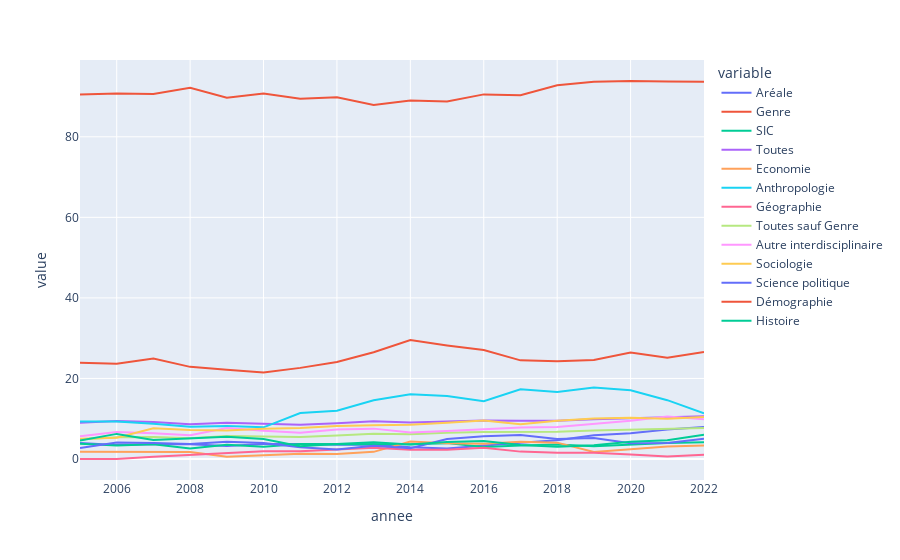

Here is the notebook cell this chart was saved with:
### Code cell
# Default parameters
fig

### Figure 1 — Plotly figure (JSON) as saved in the notebook; plotly's stock layout.template omitted (floating-point values rounded to 4 significant figures)
{"data": [{"hovertemplate": "variable=Aréale<br>annee=%{x}<br>value=%{y}<extra></extra>", "legendgroup": "Aréale", "line": {"color": "#636efa", "dash": "solid"}, "marker": {"symbol": "circle"}, "mode": "lines", "name": "Aréale", "orientation": "v", "showlegend": true, "type": "scatter", "x": [2005, 2006, 2007, 2008, 2009, 2010, 2011, 2012, 2013, 2014, 2015, 2016, 2017, 2018, 2019, 2020, 2021, 2022], "xaxis": "x", "y": [3.944, 3.491, 3.677, 3.666, 3.256, 3.73, 3.735, 3.511, 3.621, 2.946, 2.61, 3.372, 4.024, 4.664, 5.914, 6.374, 7.305, 7.972], "yaxis": "y"}, {"hovertemplate": "variable=Genre<br>annee=%{x}<br>value=%{y}<extra></extra>", "legendgroup": "Genre", "line": {"color": "#EF553B", "dash": "solid"}, "marker": {"symbol": "circle"}, "mode": "lines", "name": "Genre", "orientation": "v", "showlegend": true, "type": "scatter", "x": [2005, 2006, 2007, 2008, 2009, 2010, 2011, 2012, 2013, 2014, 2015, 2016, 2017, 2018, 2019, 2020, 2021, 2022], "xaxis": "x", "y": [90.51, 90.75, 90.63, 92.17, 89.7, 90.76, 89.45, 89.82, 87.91, 89.03, 88.78, 90.53, 90.34, 92.78, 93.64, 93.86, 93.73, 93.68], "yaxis": "y"}, {"hovertemplate": "variable=SIC<br>annee=%{x}<br>value=%{y}<extra></extra>", "legendgroup": "SIC", "line": {"color": "#00cc96", "dash": "solid"}, "marker": {"symbol": "circle"}, "mode": "lines", "name": "SIC", "orientation": "v", "showlegend": true, "type": "scatter", "x": [2005, 2006, 2007, 2008, 2009, 2010, 2011, 2012, 2013, 2014, 2015, 2016, 2017, 2018, 2019, 2020, 2021, 2022], "xaxis": "x", "y": [3.778, 3.366, 3.681, 2.634, 3.553, 3.029, 3.714, 3.73, 3.644, 3.66, 3.941, 2.978, 3.38, 3.58, 3.192, 3.575, 3.998, 4.154], "yaxis": "y"}, {"hovertemplate": "variable=Toutes<br>annee=%{x}<br>value=%{y}<extra></extra>", "legendgroup": "Toutes", "line": {"color": "#ab63fa", "dash": "solid"}, "marker": {"symbol": "circle"}, "mode": "lines", "name": "Toutes", "orientation": "v", "showlegend": true, "type": "scatter", "x": [2005, 2006, 2007, 2008, 2009, 2010, 2011, 2012, 2013, 2014, 2015, 2016, 2017, 2018, 2019, 2020, 2021, 2022], "xaxis": "x", "y": [9.027, 9.41, 9.2, 8.626, 9.006, 8.713, 8.487, 8.877, 9.353, 9.051, 9.283, 9.543, 9.513, 9.52, 9.867, 10.14, 10.43, 10.63], "yaxis": "y"}, {"hovertemplate": "variable=Economie<br>annee=%{x}<br>value=%{y}<extra></extra>", "legendgroup": "Economie", "line": {"color": "#FFA15A", "dash": "solid"}, "marker": {"symbol": "circle"}, "mode": "lines", "name": "Economie", "orientation": "v", "showlegend": true, "type": "scatter", "x": [2005, 2006, 2007, 2008, 2009, 2010, 2011, 2012, 2013, 2014, 2015, 2016, 2017, 2018, 2019, 2020, 2021, 2022], "xaxis": "x", "y": [1.817, 1.817, 1.712, 1.712, 0.5556, 0.9665, 1.284, 1.211, 1.778, 4.323, 3.912, 3.799, 4.267, 4.064, 1.751, 2.422, 3.132, 3.379], "yaxis": "y"}, {"hovertemplate": "variable=Anthropologie<br>annee=%{x}<br>value=%{y}<extra></extra>", "legendgroup": "Anthropologie", "line": {"color": "#19d3f3", "dash": "solid"}, "marker": {"symbol": "circle"}, "mode": "lines", "name": "Anthropologie", "orientation": "v", "showlegend": true, "type": "scatter", "x": [2005, 2006, 2007, 2008, 2009, 2010, 2011, 2012, 2013, 2014, 2015, 2016, 2017, 2018, 2019, 2020, 2021, 2022], "xaxis": "x", "y": [9.317, 9.287, 8.75, 7.986, 8.168, 7.868, 11.42, 11.96, 14.6, 16.05, 15.63, 14.32, 17.34, 16.64, 17.72, 17.05, 14.61, 11.37], "yaxis": "y"}, {"hovertemplate": "variable=Géographie<br>annee=%{x}<br>value=%{y}<extra></extra>", "legendgroup": "Géographie", "line": {"color": "#FF6692", "dash": "solid"}, "marker": {"symbol": "circle"}, "mode": "lines", "name": "Géographie", "orientation": "v", "showlegend": true, "type": "scatter", "x": [2005, 2006, 2007, 2008, 2009, 2010, 2011, 2012, 2013, 2014, 2015, 2016, 2017, 2018, 2019, 2020, 2021, 2022], "xaxis": "x", "y": [0, 0, 0.5405, 0.9661, 1.479, 1.923, 1.923, 2.335, 2.819, 2.306, 2.296, 2.784, 1.832, 1.548, 1.548, 1.113, 0.625, 1.033], "yaxis": "y"}, {"hovertemplate": "variable=Toutes sauf Genre<br>annee=%{x}<br>value=%{y}<extra></extra>", "legendgroup": "Toutes sauf Genre", "line": {"color": "#B6E880", "dash": "solid"}, "marker": {"symbol": "circle"}, "mode": "lines", "name": "Toutes sauf Genre", "orientation": "v", "showlegend": true, "type": "scatter", "x": [2005, 2006, 2007, 2008, 2009, 2010, 2011, 2012, 2013, 2014, 2015, 2016, 2017, 2018, 2019, 2020, 2021, 2022], "xaxis": "x", "y": [4.863, 5.381, 5.478, 5.151, 5.705, 5.514, 5.451, 5.806, 6.288, 6.116, 6.514, 6.705, 6.755, 6.757, 7.083, 7.347, 7.625, 7.724], "yaxis": "y"}, {"hovertemplate": "variable=Autre interdisciplinaire<br>annee=%{x}<br>value=%{y}<extra></extra>", "legendgroup": "Autre interdisciplinaire", "line": {"color": "#FF97FF", "dash": "solid"}, "marker": {"symbol": "circle"}, "mode": "lines", "name": "Autre interdisciplinaire", "orientation": "v", "showlegend": true, "type": "scatter", "x": [2005, 2006, 2007, 2008, 2009, 2010, 2011, 2012, 2013, 2014, 2015, 2016, 2017, 2018, 2019, 2020, 2021, 2022], "xaxis": "x", "y": [5.671, 6.732, 6.408, 5.919, 7.672, 7.004, 6.533, 7.329, 7.54, 6.583, 6.942, 7.397, 7.803, 7.965, 8.754, 9.506, 10.57, 9.858], "yaxis": "y"}, {"hovertemplate": "variable=Sociologie<br>annee=%{x}<br>value=%{y}<extra></extra>", "legendgroup": "Sociologie", "line": {"color": "#FECB52", "dash": "solid"}, "marker": {"symbol": "circle"}, "mode": "lines", "name": "Sociologie", "orientation": "v", "showlegend": true, "type": "scatter", "x": [2005, 2006, 2007, 2008, 2009, 2010, 2011, 2012, 2013, 2014, 2015, 2016, 2017, 2018, 2019, 2020, 2021, 2022], "xaxis": "x", "y": [5.029, 5.264, 7.645, 7.202, 7.062, 7.541, 7.71, 8.194, 8.361, 8.478, 9.028, 9.575, 8.608, 9.495, 10.08, 10.21, 9.967, 10.46], "yaxis": "y"}, {"hovertemplate": "variable=Science politique<br>annee=%{x}<br>value=%{y}<extra></extra>", "legendgroup": "Science politique", "line": {"color": "#636efa", "dash": "solid"}, "marker": {"symbol": "circle"}, "mode": "lines", "name": "Science politique", "orientation": "v", "showlegend": true, "type": "scatter", "x": [2005, 2006, 2007, 2008, 2009, 2010, 2011, 2012, 2013, 2014, 2015, 2016, 2017, 2018, 2019, 2020, 2021, 2022], "xaxis": "x", "y": [2.753, 4.082, 3.983, 3.749, 4.28, 3.998, 2.936, 2.383, 3.27, 2.647, 4.973, 5.627, 5.984, 4.971, 5.192, 3.912, 3.96, 5.03], "yaxis": "y"}, {"hovertemplate": "variable=Démographie<br>annee=%{x}<br>value=%{y}<extra></extra>", "legendgroup": "Démographie", "line": {"color": "#EF553B", "dash": "solid"}, "marker": {"symbol": "circle"}, "mode": "lines", "name": "Démographie", "orientation": "v", "showlegend": true, "type": "scatter", "x": [2005, 2006, 2007, 2008, 2009, 2010, 2011, 2012, 2013, 2014, 2015, 2016, 2017, 2018, 2019, 2020, 2021, 2022], "xaxis": "x", "y": [23.9, 23.66, 24.97, 22.88, 22.19, 21.51, 22.63, 24.08, 26.51, 29.54, 28.21, 27.06, 24.5, 24.27, 24.58, 26.43, 25.14, 26.57], "yaxis": "y"}, {"hovertemplate": "variable=Histoire<br>annee=%{x}<br>value=%{y}<extra></extra>", "legendgroup": "Histoire", "line": {"color": "#00cc96", "dash": "solid"}, "marker": {"symbol": "circle"}, "mode": "lines", "name": "Histoire", "orientation": "v", "showlegend": true, "type": "scatter", "x": [2005, 2006, 2007, 2008, 2009, 2010, 2011, 2012, 2013, 2014, 2015, 2016, 2017, 2018, 2019, 2020, 2021, 2022], "xaxis": "x", "y": [4.619, 6.235, 4.721, 5.059, 5.504, 4.944, 3.155, 3.755, 4.156, 3.579, 4.238, 4.497, 3.461, 3.021, 3.414, 4.304, 4.68, 6.032], "yaxis": "y"}], "layout": {"legend": {"title": {"text": "variable"}, "tracegroupgap": 0}, "margin": {"t": 60}, "xaxis": {"anchor": "y", "domain": [0, 1], "title": {"text": "annee"}}, "yaxis": {"anchor": "x", "domain": [0, 1], "title": {"text": "value"}}}}
